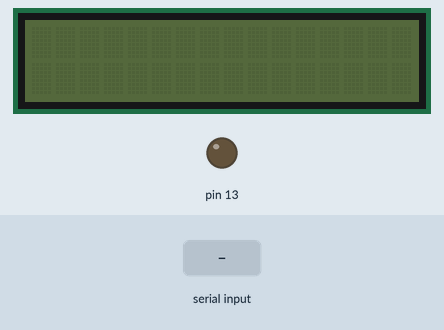
Bench run of a sketch on a simulated Arduino Uno, built with avr-gcc and run on an emulated ATmega328P. On the bench: 16×2 character LCD, output pins drawn as LEDs (lit = HIGH). The inputs (shaded band) are chosen by the test bench.

Above: at 1.2 s.
1.3 s: "2" received over Serial
At 2.1 s:
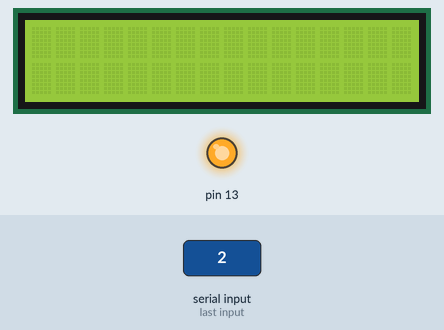
At 2.8 s:
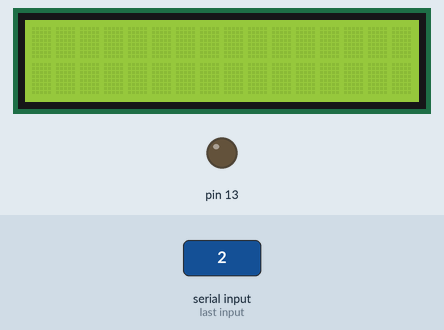
Timing chart, 0 to 10.3 s (numbered marks = the images above; inputs shaded):
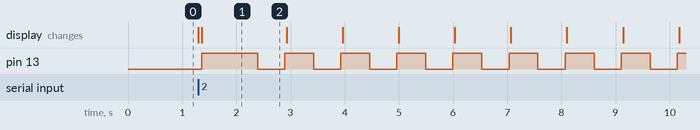

The sketch:

arduino-sketch.ino
```cpp
#include <LiquidCrystal_I2C.h>
#include <Wire.h>
LiquidCrystal_I2C lcdekranim2(0x27,16,2);

void setup()
{
  Serial.begin(9600);

  pinMode(13,OUTPUT);
}

void loop()
{
  if(Serial.available()>0)
  {

    int a=Serial.read();
    lcdekranim2.init();
    lcdekranim2.backlight();

    if (a=='2') // arduinoya 2 gelirse
    {
    digitalWrite(13,HIGH);
    delay(500);
    for (int x = 16; x >= 0; x--)
      {
      lcdekranim2.setCursor(x, 0);
      lcdekranim2.print("Yolda anomali var");
      lcdekranim2.setCursor(x, 1);
      lcdekranim2.print("Yavaslayiniz");
      delay(500);
      digitalWrite(13,LOW);
      delay(500);
      digitalWrite(13,HIGH);
      lcdekranim2.setCursor(x, 0);
      lcdekranim2.print(" ");
      lcdekranim2.setCursor(x, 1);
      lcdekranim2.print(" ");
      lcdekranim2.clear();

      }
      digitalWrite(13,LOW);

    }
    if (a=='4') // arduinoya 4 gelirse
    {
    digitalWrite(13,HIGH);
    delay(500);
    for (int x = 16; x >= 0; x--)
      {
      delay(500);
      digitalWrite(13,LOW);
      delay(500);
      digitalWrite(13,HIGH);

      }
      digitalWrite(13,LOW);
      }

    }
  }
```

Measured:
- after the input at 1.3 s, pin 13: LOW → HIGH after 0.06 s, then repeats every 1.0 s: LOW 0.50 s, HIGH 0.53 s
- what the display in image 1 shows lasts 1.5 s, from 1.4 s to 2.9 s
